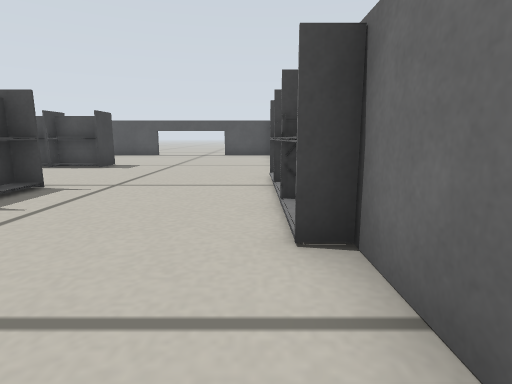
View 1 (above)

16 first-person views from a walk through a Gazebo world. The camera is 0.2 m above the floor, tilts 10° down and sees 80° across. The floor is counted in squares, 0.2 m on a side. Each view is taken from the middle of a square. On the plan, view 1 faces up. The plan holds only what a view shows up to about 12 squares ahead; the rest is blank.

View 2
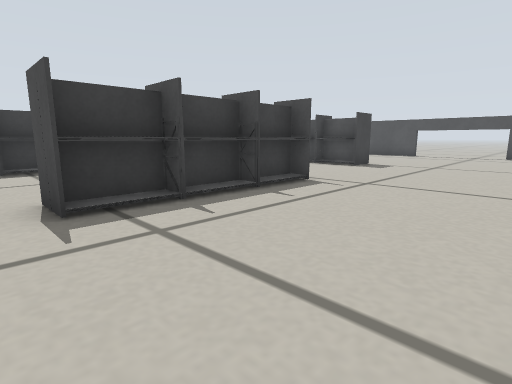

View 3
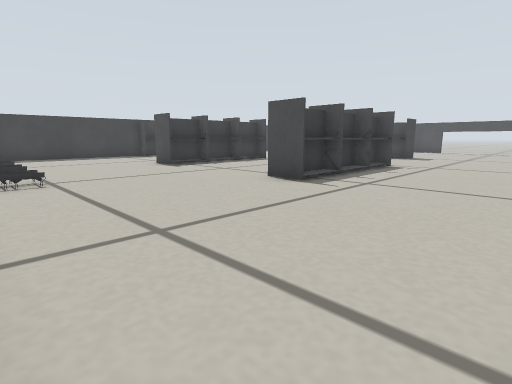

View 4
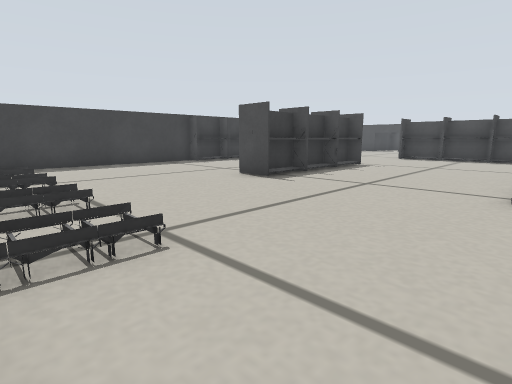

View 5
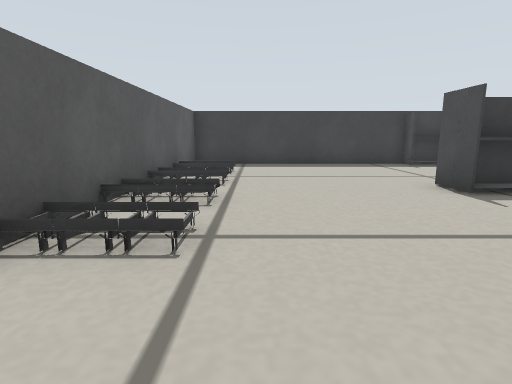

View 6
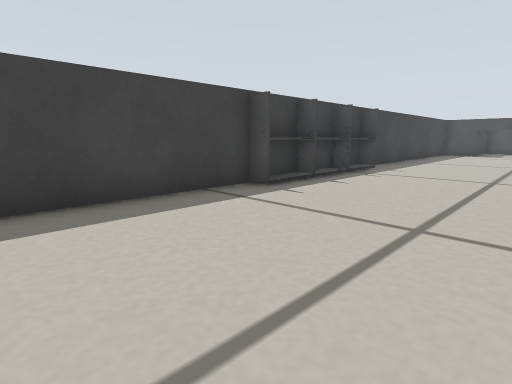

View 7
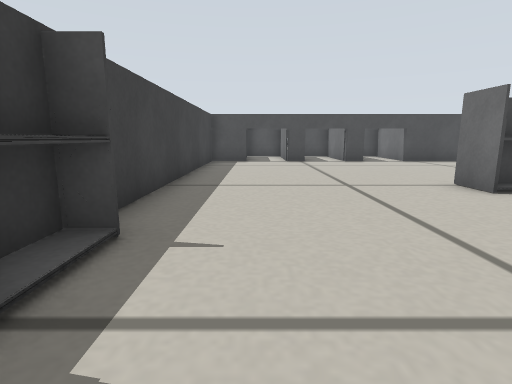

View 8
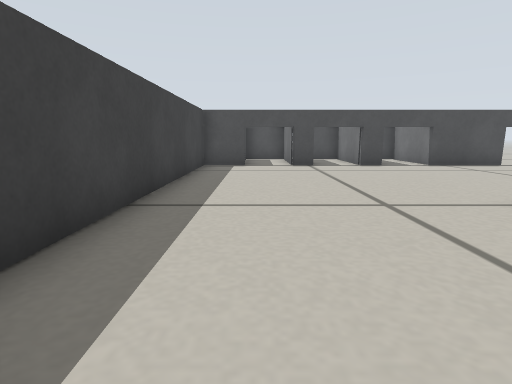

View 9
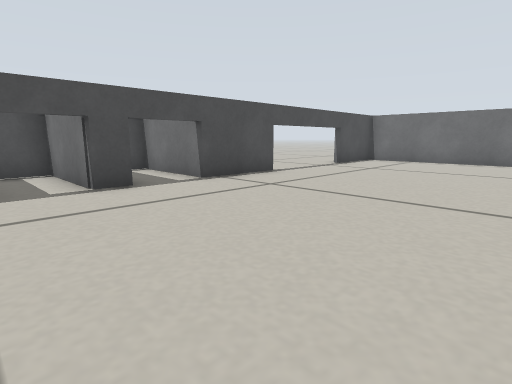

View 10
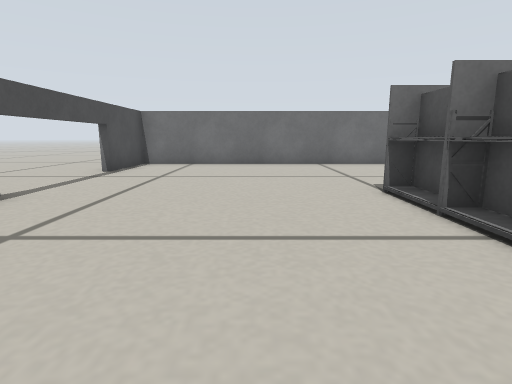

View 11
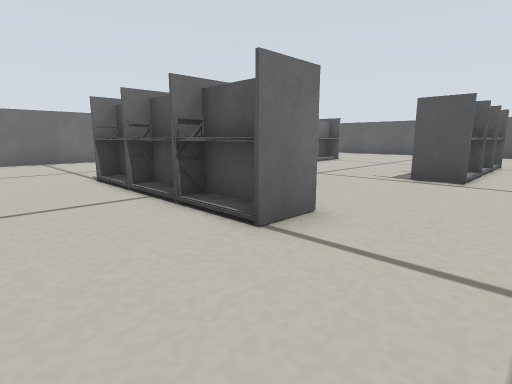

View 12
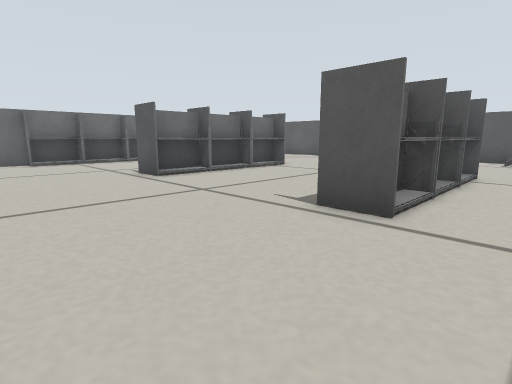

View 13
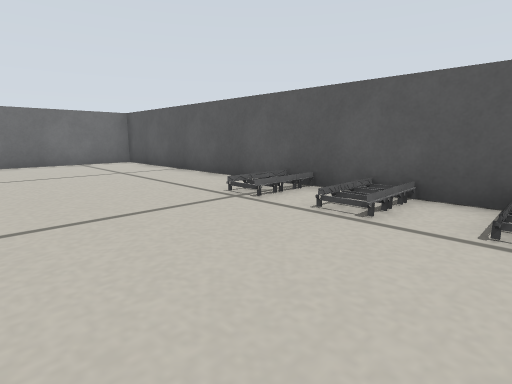

View 14
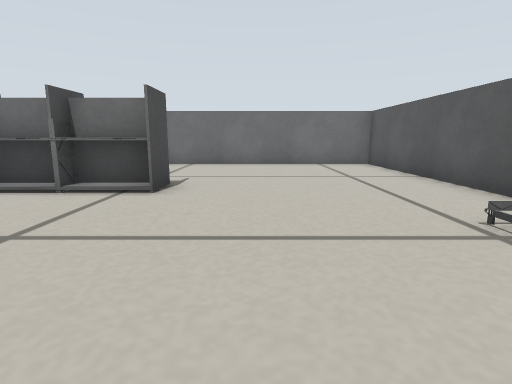

View 15
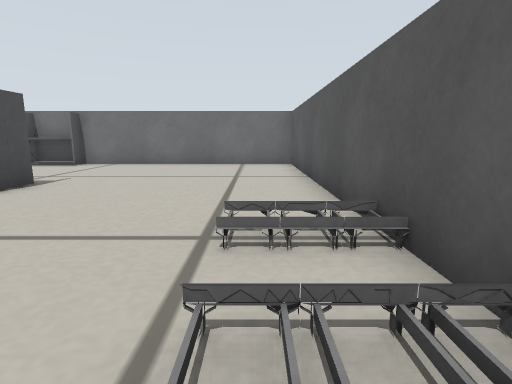

View 16
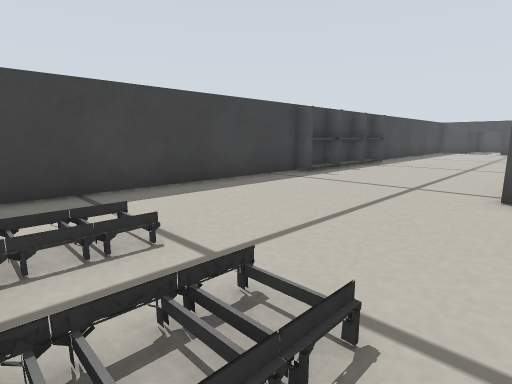

### Floor plan
Points are (right, up) in squares from view 1. A wall is a line through its corners. A room is listed if a view was taken in it or the views show most of it. See-through windows are left out.
Room 1 (views 1, 2, 3, 4, 5, 6, 7, 8, 9, 10, 11, 12, 13, 14, 15, 16)
walls: (-5.4, 6.2) (-4.3, 6.2) (-4.3, 0.9) (-5.4, 0.9) (-5.4, 6.2); (-11, 6.1) (-11, 5.2); (-4.3, 6.1) (-4.9, 6.1) (-4.9, 5); (-10.3, 3.9) (-10.3, 2.4); (-11, 4.5) (-11, 3.4); (-4.9, 4.5) (-4.9, 5.9); (-8, 11.1) (-7.1, 11.1); (-10.2, 10.5) (-10.7, 10.5) (-10.7, 11.6) (-5.3, 11.6) (-5.3, 10.5) (-7.2, 10.5); (-6.2, 11.1) (-5.4, 11.1); (-4.2, 4.5) (-4.9, 4.5) (-4.9, 3); (-10.1, 11.1) (-8.9, 11.1); (-5.6, 11) (-7.1, 11); (-11, 2.7) (-11, 0.9); (-4.9, 2.7) (-4.9, 0.9) (-4.9, 4.3); (-10.3, 2.2) (-10.3, 0.9) (-11.6, 0.9) (-11.6, 6.2) (-10.4, 6.2); (-4.3, 2.7) (-5.5, 2.7); (-16.2, 7.9) (-17, 7.9); (-16.3, 6.1) (-16.9, 6.1) (-16.9, 5.2); (-16.4, 8) (-16.4, 2.7); (0.9, 6.5) (0.9, 7.9); (0.9, 8) (0.9, 18.4) (-16.9, 18.4) (-16.9, 7.1); (-16.9, 4.5) (-16.9, 3); (0.4, 2.7) (0.4, 8); (0.9, 3) (0.9, 4.5) (0.3, 4.5); (-16.9, 2.7) (-16.9, -5.4) (0.9, -5.4) (0.9, 2.7); (-8.3, 18.2) (-8.3, 19.5); (-11.1, 18.3) (-11.1, 19.5)
low walls: (-8.3, -3.7) (-8.3, -5.4); (-9.6, -3.7) (-9.6, -5.4) (-9.6, -3.7); (-10.3, -3.7) (-10.3, -5.4) (-10.3, -3.7) (-9.6, -3.7); (-11.7, -3.6) (-11.7, -5.4); (-8.5, -4.3) (-8, -4.3); (-10.1, -4.3) (-9.5, -4.3); (-12.4, -3.7) (-12.4, -5.4); (-8.5, -4.7) (-8, -4.7); (-10.1, -4.7) (-9.5, -4.7); (-13.7, -3.6) (-13.7, -5.4); (-14.4, -3.6) (-14.4, -5.4); (-8.3, -5.5) (-8.3, -3.7) (-7.6, -3.7) (-7.6, -5.4) (-7.6, -3.6)

Where each view was taken, in squares from view 1:
view 1: 0 up, 0 right, facing up
view 2: 0 up, 0 right, facing up-left
view 3: 5 down, 0 right, facing up-left
view 4: 5 down, 5 left, facing up-left
view 5: 3 down, 5 left, facing left
view 6: 2 down, 12 left, facing up-left
view 7: 5 up, 15 left, facing up
view 8: 7 up, 15 left, facing up
view 9: 12 up, 13 left, facing up-right
view 10: 14 up, 11 left, facing right
view 11: 14 up, 13 left, facing down-right
view 12: 10 up, 13 left, facing down-right
view 13: 0 up, 12 left, facing down-right
view 14: 1 down, 11 left, facing right
view 15: 4 down, 11 left, facing right
view 16: 5 down, 11 left, facing up-left
